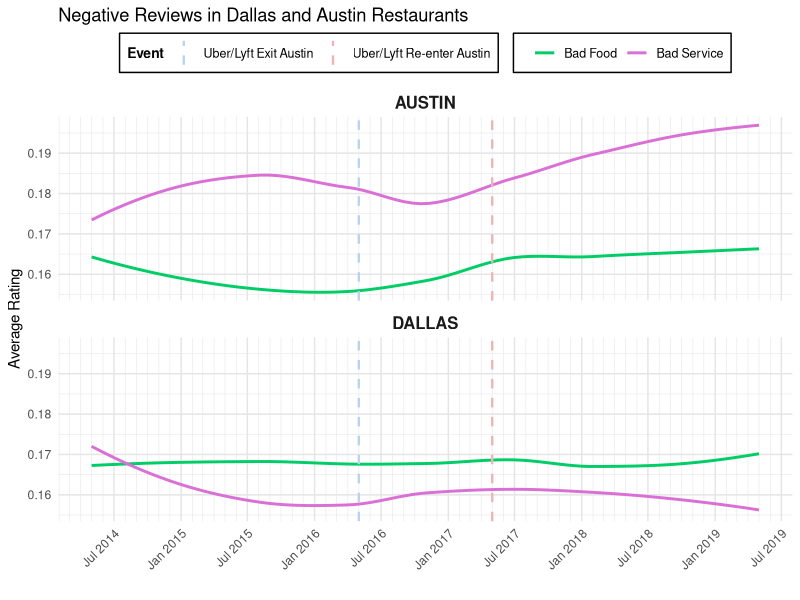
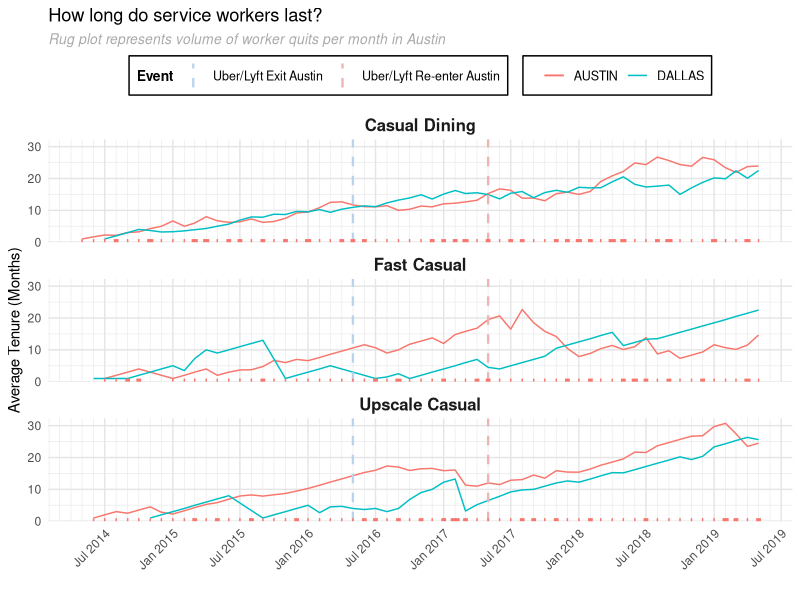

Source code (R) for these figures, in order:
## ---- chunk 1
library(ggplot2)
library(dplyr)

reviews_data <- read.csv('platform_economy_reviews.csv')

#Convert 'time' to date
reviews_data$time <- as.Date(paste0(reviews_data$time, "-01"))

#Filter out rows with missing or invalid values in bad_food or bad_service
reviews_data_clean <- reviews_data %>%
  filter(!is.na(bad_food), !is.na(bad_service), is.finite(bad_food), is.finite(bad_service))

#Calculate average bad_food and bad_service per time period and location
avg_reviews_over_time <- reviews_data_clean %>%
  group_by(time, location) %>%  # Group by time and location
  summarise(
    avg_bad_food = mean(bad_food, na.rm = TRUE),
    avg_bad_service = mean(bad_service, na.rm = TRUE)
  )

#Capitalize location column for faceting
avg_reviews_over_time$location <- toupper(avg_reviews_over_time$location)

ggplot(avg_reviews_over_time, aes(x = time)) +
  #Plot for bad_food with LOESS smoothing
  geom_smooth(aes(y = avg_bad_food, color = "Bad Food"), method = "loess", se = FALSE, size = 1) +
  geom_smooth(aes(y = avg_bad_service, color = "Bad Service"), method = "loess", se = FALSE, size = 1) +
  labs(
    title = "Negative Reviews in Dallas and Austin Restaurants",
    x = " ",
    y = "Average Rating",
    color = " "
  ) +
  scale_color_manual(values = c("Bad Food" = "springgreen3", "Bad Service" = "orchid")) +
  theme_minimal() +
  theme(
    legend.position = "top",
    legend.title = element_text(size = 10, face = "bold"),
    legend.text = element_text(size = 9),
    axis.text.x = element_text(angle = 45, hjust = 1),
    panel.grid.major = element_line(color = "grey90")
  ) +
  facet_wrap(~ location, ncol = 1) +  #Facet by location
  geom_vline(aes(xintercept = as.Date("2016-05-01"), linetype = "Uber/Lyft Exit Austin"), 
             color = "slategray2", size = 0.8) +
  geom_vline(aes(xintercept = as.Date("2017-05-01"), linetype = "Uber/Lyft Re-enter Austin"), 
             color = "rosybrown2", size = 0.8) +
  scale_linetype_manual(
    values = c("Uber/Lyft Exit Austin" = "dashed", "Uber/Lyft Re-enter Austin" = "dashed"),
    guide = guide_legend(title = "Event")
  ) +
  scale_x_date(
    date_breaks = "6 months",
    date_minor_breaks = "1 month",
    date_labels = "%b %Y"
  ) +
  theme_minimal() +
  theme(
    strip.text = element_text(size = 12, face = "bold"),
    axis.text.x = element_text(angle = 45, hjust = 1),
    panel.grid.major = element_line(color = "grey90"),
    legend.position = "top",
    legend.title = element_text(size = 10, face = "bold"),
    legend.text = element_text(size = 9),
    legend.background = element_rect(
      color = "black",
      size = 0.5,
      fill = "white"
    )
  )
## ---- chunk 2
library(ggplot2)
library(dplyr)

data <- read.csv('platform_economy_mobility.csv')

#Convert 'time' to date
data$time <- as.Date(paste0(data$time, "-01"))

#Group by time, dma, restaurant_cat, calculate average tenure
avg_tenure_over_time <- data %>%
  filter(dma %in% c('AUSTIN', 'DALLAS')) %>%
  group_by(time, dma, restaurant_cat) %>%
  summarise(avg_tenure = mean(tenure, na.rm = TRUE))

#Convert 'quit' to 0 or 1
data <- data %>%
  mutate(quit = ifelse(quit == "True", 1, 0))

#Calculate counts of quits for geom_rug
quits_count <- data %>%
  filter(dma %in% c('AUSTIN')) %>%
  group_by(time, dma, restaurant_cat) %>%
  summarise(num_quits = sum(quit, na.rm = TRUE))

ggplot(avg_tenure_over_time, aes(x = time, y = avg_tenure, color = dma)) +
  geom_line() +
  labs(title = "How long do service workers last?",
  subtitle = "Rug plot represents volume of worker quits per month in Austin",
       x = " ",
       y = "Average Tenure (Months)",
       color = " ") +
  facet_wrap(~ restaurant_cat, ncol = 1) +
geom_vline(aes(xintercept = as.Date("2016-05-01"), linetype = "Uber/Lyft Exit Austin"), 
             color = "slategray2", size = 0.8) +
  geom_vline(aes(xintercept = as.Date("2017-05-01"), linetype = "Uber/Lyft Re-enter Austin"), 
             color = "rosybrown2", size = 0.8) +
  scale_linetype_manual(
    values = c("Uber/Lyft Exit Austin" = "dashed", "Uber/Lyft Re-enter Austin" = "dashed"),
    guide = guide_legend(title = "Event")
  ) +
  scale_y_continuous(
    limits = c(0, NA),
    expand = expansion(mult = c(0.0, 0.05))
  ) +
  scale_x_date(
    date_breaks = "6 months",
    date_minor_breaks = "1 month",
    date_labels = "%b %Y"
  ) +
  geom_rug(
    data = quits_count,
    aes(x = time, y = 0, color = dma, size = num_quits),
    inherit.aes = FALSE,
    sides = "b",
  ) +
  scale_size_continuous(
    range = c(0.5, 3),
    guide = "none"
  ) +
  theme_minimal() +
  theme(
    strip.text = element_text(size = 12, face = "bold"),
    axis.text.x = element_text(angle = 45, hjust = 1),
    panel.grid.major = element_line(color = "grey90"),
    legend.position = "top",
    legend.title = element_text(size = 10, face = "bold"),
    legend.text = element_text(size = 9),
    legend.background = element_rect(
      color = "black",
      size = 0.5,
      fill = "white"
  ),
    plot.subtitle = element_text(
      color = "darkgrey",
      size = 10,
      face = "italic"
    )
  )
